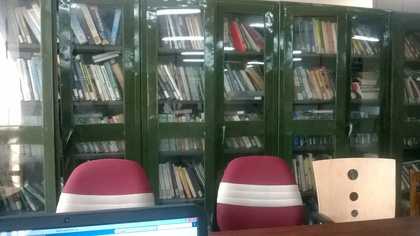
%> input picture classes/Codes/books.jpg, 420 x 236 px, shrunk from 2592 x 1456 before the run
$ octave --eval "go(imread('books.jpg'));"   (GNU Octave 9; MATLAB toolbox functions it lacks are replaced by stand-ins)
%> lines starting %> are read from the running program, lines starting %| are printed output that depends on the picture; in (x1, y1, x2, y2) boxes, pixels count from 0 and x2, y2 are one past the last pixel; in counts of white or black regions, pixels touching at a corner belong together; the program's own positions count from 1
### classes/Codes/rgb.m
function [R,G,B]=rgb(im)

R=im(:,:,1);
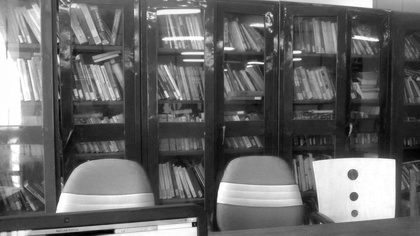
%> R: size 236x420 uint8; min 0, max 255, mean 103.7
G=im(:,:,2);
B=im(:,:,3);
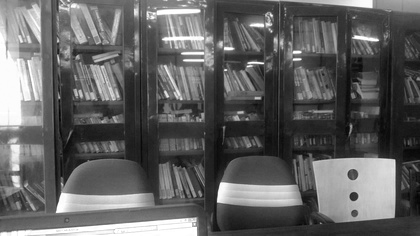
%> B: size 236x420 uint8; min 0, max 255, mean 98
%figure,imshow(im),figure,imshow(R),figure,imshow(G),figure,imshow(B);


subplot(2,2,1);imshow(im);title('Original image');
subplot(2,2,2);imshow(R);title('Red');
subplot(2,2,3);imshow(G);title('Green');
subplot(2,2,4);imshow(B);title('Blue');

end

### classes/Codes/graydiff.m
function [diffR,diffG,diffB]=graydiff(im,R,G,B)
%imshow(im);
%figure;
gray=rgb2gray(im);
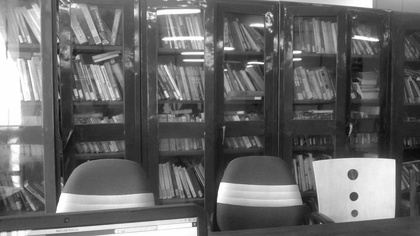
%> gray: size 236x420 uint8; min 8, max 255, mean 104.5
%imshow(gray);

diffR=imsubtract(R,gray);
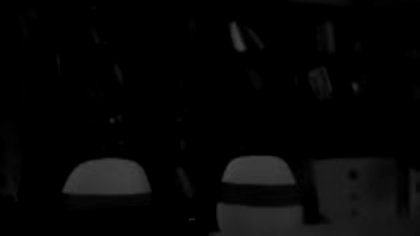
%> diffR: size 236x420 uint8; min 0, max 70, mean 5.9
diffG=imsubtract(G,gray);
diffB=imsubtract(B,gray);

subplot(2,2,1);imshow(gray);title('grayscale');
subplot(2,2,2);imshow(diffR);title('Red');
subplot(2,2,3);imshow(diffG);title('Green');
subplot(2,2,4);imshow(diffB);title('Blue');


end

### classes/Codes/colorExtract.m
function [binR,binG,binB]=colorExtract(im,diffR,diffG,diffB)

 diffR = medfilt2(diffR, [3 3]);
 diffG = medfilt2(diffG, [3 3]);
 diffB = medfilt2(diffB, [3 3]);

 binR = im2bw(diffR,graythresh(diffR));
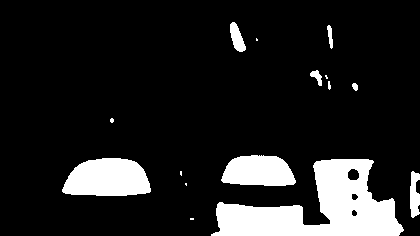
%> binR: size 236x420 logical; 13.2% white; 15 white regions (6 under 20 px), largest, box (x1, y1, x2, y2) and area: (211, 159, 404, 236) 7563, (62, 158, 151, 196) 2712, (221, 155, 296, 186) 1855
 binG = im2bw(diffG,graythresh(diffG));
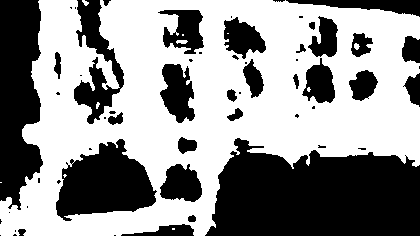
%> binG: size 236x420 logical; 57.2% white; 58 black regions (30 under 20 px), largest, box (x1, y1, x2, y2) and area: (205, 138, 420, 236) 16319, (0, 0, 43, 210) 7027, (56, 139, 157, 221) 5200
 binB = im2bw(diffB,graythresh(diffB));
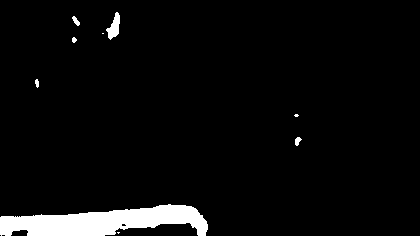
%> binB: size 236x420 logical; 4.6% white; 9 white regions (3 under 20 px), largest, box (x1, y1, x2, y2) and area: (0, 204, 208, 236) 4177, (106, 12, 120, 40) 208, (72, 16, 80, 26) 42, (295, 137, 302, 146) 40, (35, 79, 39, 88) 27, (72, 37, 77, 43) 22
% [4 lines of commented-out code are left out]

subplot(2,2,1);imshow(im);title('Original');
subplot(2,2,2);imshow(binR);title('Red');
subplot(2,2,3);imshow(binG);title('Green');
subplot(2,2,4);imshow(binB);title('Blue');


end

### classes/Codes/go.m
function []=go(im)
figure;
[R,G,B]=rgb(im);
figure;
[diffR,diffG,diffB]=graydiff(im,R,G,B);
figure;
[binR,binG,binB]=colorExtract(im,diffR,diffG,diffB);

end

$ run again, on classes/Codes/greenRight.jpg
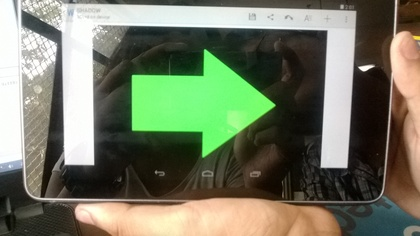
%> input picture classes/Codes/greenRight.jpg, 420 x 236 px, shrunk from 2592 x 1456 before the run
%> in colorExtract, `binR = im2bw(diffR,graythresh(diffR));`:
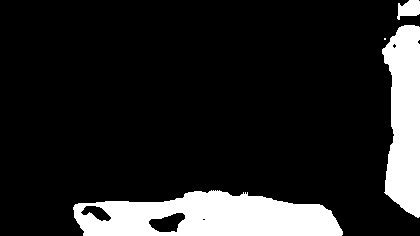
%> binR: size 236x420 logical; 14.9% white; 4 white regions (1 under 20 px), largest, box (x1, y1, x2, y2) and area: (73, 190, 343, 236) 8803, (382, 25, 420, 218) 5596, (397, 0, 420, 20) 317
%> binG: size 236x420 logical; 8.6% white; 1 white region, box (x1, y1, x2, y2) and area: (131, 50, 275, 158) 8476
%> in colorExtract, `binB = im2bw(diffB,graythresh(diffB));`:
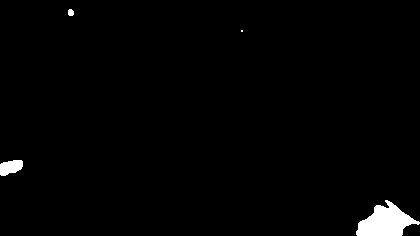
%> binB: size 236x420 logical; 1.6% white; 4 white regions (1 under 20 px), largest, box (x1, y1, x2, y2) and area: (356, 200, 420, 236) 1305, (0, 160, 23, 176) 274, (68, 9, 74, 16) 36

$ run again, on classes/Codes/redLeft.jpg
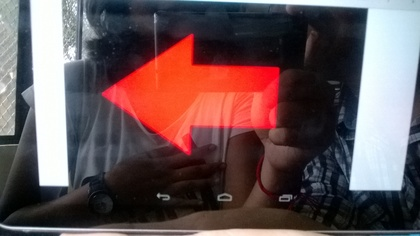
%> input picture classes/Codes/redLeft.jpg, 420 x 236 px, shrunk from 2592 x 1456 before the run
%> in colorExtract, `binR = im2bw(diffR,graythresh(diffR));`:
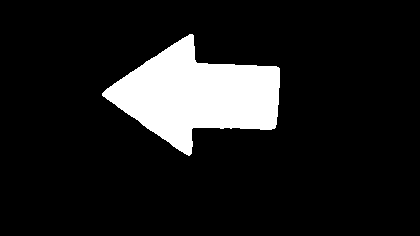
%> binR: size 236x420 logical; 11.6% white; 1 white region, box (x1, y1, x2, y2) and area: (102, 34, 280, 156) 11545
%> binG: size 236x420 logical; 16.4% white; 28 white regions (15 under 20 px), largest, box (x1, y1, x2, y2) and area: (298, 0, 420, 203) 9948, (61, 0, 132, 43) 1788, (145, 0, 286, 20) 1686
%> in colorExtract, `binB = im2bw(diffB,graythresh(diffB));`:
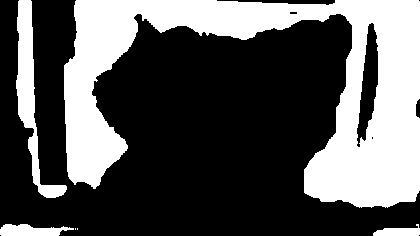
%> binB: size 236x420 logical; 34.2% white; 6 white regions (2 under 20 px), largest, box (x1, y1, x2, y2) and area: (64, 0, 420, 208) 30216, (16, 0, 67, 198) 2708, (0, 224, 74, 236) 622, (373, 224, 420, 236) 354
